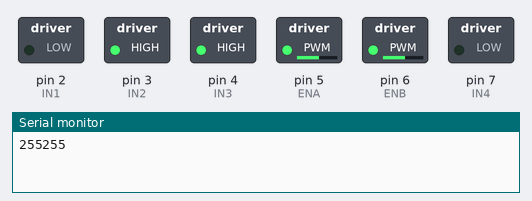
Simulated run of this sketch. Board: Arduino Uno, built with avr-gcc and run on an emulated ATmega328P. On the bench: switched loads named in the sketch (green lamp = pin HIGH), the last lines printed to the serial monitor.

Above: at 0.1 s.
At 5.1 s:
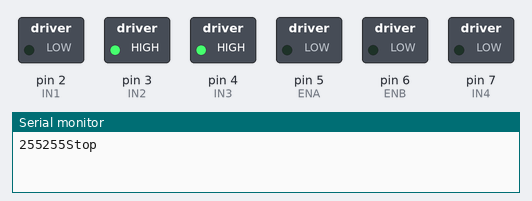
Timing chart, 0 to 6.6 s (numbered marks = the images above):
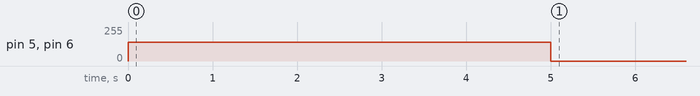

The sketch:

RobotCar.ino
```cpp
#include <IRremoteInt.h>
#include <IRremote.h>
#include <Servo.h>
#include "RobotController.h"

/*
 IRemote library being used: https://github.com/z3t0/Arduino-IRremote/wiki
*/

using namespace RobotControl;

IRrecv irrecv(11); // Receive on pin 11
decode_results results;

RobotController mrRobot;

void TestMotors()
{
    int ENA = 5;//connected to Arduino's port 5(output pwm)
    int IN1 = 2;//connected to Arduino's port 2
    int IN2 = 3;//connected to Arduino's port 3
    int ENB = 6;//connected to Arduino's port 6(output pwm)
    int IN3 = 4;//connected to Arduino's port 4
    int IN4 = 7;//connected to Arduino's port 7

    pinMode(ENA, OUTPUT);//output
    pinMode(ENB, OUTPUT);
    pinMode(IN1, OUTPUT);
    pinMode(IN2, OUTPUT);
    pinMode(IN3, OUTPUT);
    pinMode(IN4, OUTPUT);

    digitalWrite(ENA, LOW);
    digitalWrite(ENB, LOW);//stop driving

    digitalWrite(IN1, LOW);
    digitalWrite(IN2, HIGH);//setting motorA's directon

    digitalWrite(IN3, LOW);
    digitalWrite(IN4, HIGH);//setting motorB's directon

    analogWrite(ENA, 255); //start driving motorA
    analogWrite(ENB, 255); //start driving motorB

    delay(2000);
    analogWrite(ENA, 0); //start driving motorB
    analogWrite(ENB, 255); //start driving motorB
    delay(2000);
    analogWrite(ENA, 255); //start driving motorA
    analogWrite(ENB, 0); //start driving motorB
    delay(2000);
    analogWrite(ENB, 0); //start driving motorB
    analogWrite(ENA, 0); //start driving motorB

}

void setup()
{
    Serial.begin(9600);
    irrecv.enableIRIn(); // Start the receiver
    mrRobot.init();

    mrRobot.Spin(Speed::Medium, Direction::Left, 50);
    //mrRobot.Forward(Speed::Medium, 90, 20);
    //TestMotors();
}

void loop()
{


   if (irrecv.decode(&results))
    {

       /* if (results.value == (unsigned long) 0x3D9AE3F7)
        {
            Serial.println("Forward");
            mrRobot.Forward();
        }
        if (results.value == (unsigned long)0xFF18E7)
        {
            Serial.println("Forward two");
            mrRobot.Forward();
        }*/
//        mrRobot.ProcessInput((uint32_t)results.value);
        irrecv.resume(); // Continue receiving
    }
}
```

RobotController.cpp
```cpp
//
// Robot Controller Source File
//
#include "RobotController.h"

using namespace RobotControl;

int ENA = 5;//connected to Arduino's port 5(output pwm)
int IN1 = 2;//connected to Arduino's port 2
int IN2 = 3;//connected to Arduino's port 3
int ENB = 6;//connected to Arduino's port 6(output pwm)
int IN3 = 4;//connected to Arduino's port 4
int IN4 = 7;//connected to Arduino's port 7

#define REMOTE_INPUT_TWO    (uint32_t) 0xFF18E7
#define REMOTE_INPUT_EIGHT  (uint32_t) 0xFF4AB5
#define REMOTE_INPUT_SIX    (uint32_t) 0xFF5AA5
#define REMOTE_INPUT_FOUR   (uint32_t) 0xFF10EF
#define REMOTE_INPUT_FIVE   (uint32_t) 0xFF38C7

// 90 would be straight, 0 would be complete left and 180 would be complete right(Essentialy right turn)
#define OUT_OF_RANGE(x) (x > 180 || x <= 0)
#define MOTOR_FULL_POWER    0xFF


void RobotController::init()
{
    pinMode(ENA, OUTPUT);//output
    pinMode(ENB, OUTPUT);
    pinMode(IN1, OUTPUT);
    pinMode(IN2, OUTPUT);
    pinMode(IN3, OUTPUT);
    pinMode(IN4, OUTPUT);

    digitalWrite(ENA, LOW);
    digitalWrite(ENB, LOW);//stop driving

    digitalWrite(IN1, LOW);
    digitalWrite(IN2, HIGH);//setting motorA's directon

    digitalWrite(IN3, LOW);
    digitalWrite(IN4, HIGH);//setting motorB's directon
}


// Speed can range from 0-100. 100 = full throttle
uint8_t CalculateDutyCycle(uint8_t speed, Motors mo, uint8_t degree)
{
    uint8_t ret = MOTOR_FULL_POWER;

    if ((Motors::LeftMotor == mo && degree < 90) ||
        (Motors::RightMotor == mo && degree > 90))
    {

            ret = (MOTOR_FULL_POWER * degree) / 90;
    }

    // Adjust for Speed and ret value
    return ((ret * speed) / 100);
}

void RobotController::Spin(Speed sp, Direction dir, uint8_t duration)
{
    uint8_t leftPower = MOTOR_FULL_POWER;
    uint8_t rightPower = MOTOR_FULL_POWER;

    if (dir == Direction::Left)
    {
        digitalWrite(IN1, LOW);
        digitalWrite(IN2, HIGH);//setting motorA's directon

        digitalWrite(IN3, HIGH);
        digitalWrite(IN4, LOW);//setting motorB's directon
    }
    else
    {
        digitalWrite(IN1, HIGH);
        digitalWrite(IN2, LOW);//setting motorA's directon

        digitalWrite(IN3, LOW);
        digitalWrite(IN4, HIGH);//setting motorB's directon
    }

    Serial.print( leftPower, DEC);
    Serial.print(rightPower, DEC);

    analogWrite(ENA, (leftPower * sp) /100); //start driving motorA
    analogWrite(ENB, (rightPower * sp) /100); //start driving motorB
    delay(100 * duration);
    this->Stop();
}

void RobotController::Forward(Speed sp, uint8_t degree, uint8_t duration)
{
    uint8_t leftPower = 0;
    uint8_t rightPower = 0;
    if (!OUT_OF_RANGE(degree))
    {
        leftPower = CalculateDutyCycle(sp, Motors::LeftMotor, degree);
        rightPower = CalculateDutyCycle(sp, Motors::RightMotor, degree);

        Serial.println("Forward");
        digitalWrite(IN1, LOW);
        digitalWrite(IN2, HIGH);//setting motorA's directon

        digitalWrite(IN3, LOW);
        digitalWrite(IN4, HIGH);//setting motorB's directon

        analogWrite(ENA, leftPower); //start driving motorA
        analogWrite(ENB, rightPower); //start driving motorB

        delay(100 * duration);
        this->Stop();
    }
}

void RobotController::Stop()
{
    Serial.println("Stop");
    analogWrite(ENA, 0);//start driving motorA
    analogWrite(ENB, 0);//start driving motorB
}

void RobotController::Reverse(Speed sp, uint8_t degree)
{
    uint8_t leftPower = 0;
    uint8_t rightPower = 0;

    if (!OUT_OF_RANGE(degree))
    {
        leftPower = CalculateDutyCycle(sp, Motors::LeftMotor, degree);
        rightPower = CalculateDutyCycle(sp, Motors::RightMotor, degree);
        Serial.println("Reverse");
        digitalWrite(IN1, HIGH);
        digitalWrite(IN2, LOW); //setting motorA's directon

        digitalWrite(IN3, HIGH);
        digitalWrite(IN4, LOW); //setting motorB's directon

        analogWrite(ENA, leftPower); //start driving motorA
        analogWrite(ENB, rightPower); //start driving motorB
    }
}


void RobotController::ProcessInput(uint32_t value)
{
    Serial.println(value, HEX);
    switch (value)
    {
        case REMOTE_INPUT_TWO:
            this->Forward(Speed::Fast, 90, 20);
            break;
        case REMOTE_INPUT_SIX:
            // Turn Right
            this->Forward(Speed::Fast, 135,20);
            break;
        case REMOTE_INPUT_EIGHT:

            this->Reverse(Speed::Fast, 90);
            break;
        case REMOTE_INPUT_FOUR:
            this->Forward(Speed::Fast, 45,20);
            break;
        case REMOTE_INPUT_FIVE:
            this->Stop();
            break;
        default:
            //this->Stop();
            break;
    }

    return;
}
```

RobotController.h
```cpp
// RobotController.h

#ifndef _ROBOTCONTROLLER_h
#define _ROBOTCONTROLLER_h

#if defined(ARDUINO) && ARDUINO >= 100
	#include "arduino.h"
#else
	#include "WProgram.h"
#endif

namespace RobotControl
{
    // Supporting three motor speeds currently
    enum Speed
    {
        Slow = 25,
        Medium = 55,
        Fast = 85,
        Insane = 100 // >.< Gotta love Teslas
    };

    enum Motors
    {
        LeftMotor,
        RightMotor
    };

    enum Direction
    {
        Left,
        Right
    };

    class RobotController
    {
    public:
        void init();

        // Degree can range from -90 to 90
        void Forward(Speed sp, uint8_t degree, uint8_t duration);
        void Reverse(Speed sp, uint8_t degree);
        void Stop();
        void Spin(Speed sp, Direction dir, uint8_t duration);
        void ProcessInput(uint32_t value);
    };
}
#endif
```
